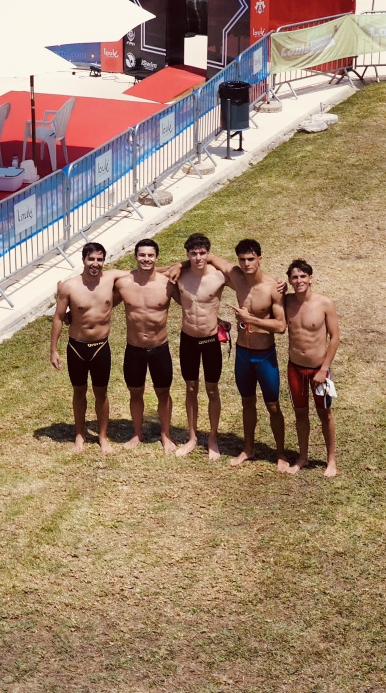
#> input picture fotos/originais/1d2b59bf-41b4-4b6e-89db-505eb9a5c9b9.jpg, 772 x 1386 px, found by its file name (shown at 1/2 size)
$ python preview.py
#> lines starting #> are read from the running program, lines starting #| are printed output that depends on the picture
#> `sheet = Image.new("RGB", (cell * 3, cell * 2 + 40), "white")`: sheet: PIL image 1860x1280 RGB; every value is 255
"""Grid previews (10% lines) of every source photo, 6 per sheet, to choose crops."""
import os, sys, json
from PIL import Image, ImageOps, ImageDraw, ImageFont

REPO = "/Users/vicentevaz/Documents/GitHub/cno/fotos"
WORK = os.path.dirname(os.path.abspath(__file__))
font = ImageFont.truetype("/System/Library/Fonts/Supplemental/Arial Bold.ttf", 18)
small = ImageFont.truetype("/System/Library/Fonts/Supplemental/Arial.ttf", 12)

def sources():
    out = []
    for d in ("originais", "facebook"):
        for f in sorted(os.listdir(os.path.join(REPO, d))):
            if f.startswith(".") or f.endswith(".md"):
                continue
            p = os.path.join(REPO, d, f)
            if f.lower().endswith(".heic"):
                p = os.path.join(WORK, "src", os.path.splitext(f)[0] + ".jpg")
            key = ("o:" if d == "originais" else "f:") + os.path.splitext(f)[0]
            out.append((key, p))
    return out

def load(p):
    im = Image.open(p)
#> im is the input picture: PIL image 772x1386 RGB; mean R, G, B 159.6, 132.5, 108.5
    im = ImageOps.exif_transpose(im)
    return im.convert("RGB")

if __name__ == "__main__":
    srcs = sources()
    json.dump(srcs, open(os.path.join(WORK, "sources.json"), "w"), indent=1)
    cell = 620
    for s in range(0, len(srcs), 6):
        sheet = Image.new("RGB", (cell * 3, cell * 2 + 40), "white")
        for k, (key, p) in enumerate(srcs[s:s + 6]):
            im = load(p)
            W, H = im.size
#> W = 772; H = 1386
            im.thumbnail((cell - 20, cell - 50))
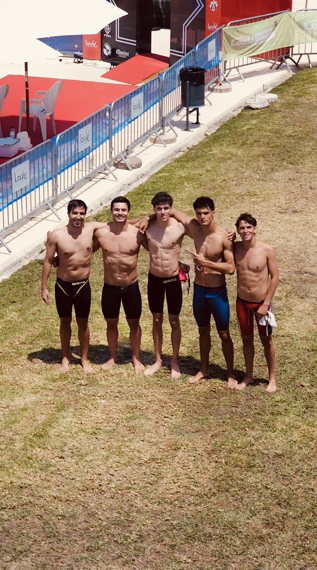
#> im: PIL image 317x570 RGB; mean R, G, B 159.6, 132.5, 108.5
            w, h = im.size
#> w = 317; h = 570
            d = ImageDraw.Draw(im)
            for i in range(1, 10):
                d.line([(w * i / 10, 0), (w * i / 10, h)], fill=(255, 255, 0), width=1)
                d.line([(0, h * i / 10), (w, h * i / 10)], fill=(255, 255, 0), width=1)
                d.text((w * i / 10 + 2, 2), str(i), fill=(255, 255, 0), font=small)
                d.text((2, h * i / 10 + 1), str(i), fill=(255, 255, 0), font=small)
            x, y = (k % 3) * cell + 10, (k // 3) * cell + 40
            sheet.paste(im, (x, y))
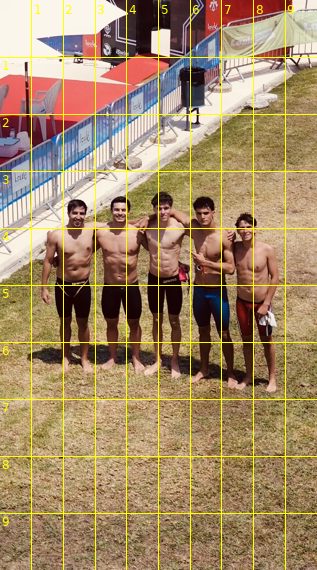
#> im: PIL image 317x570 RGB; mean R, G, B 164, 138.2, 103.6
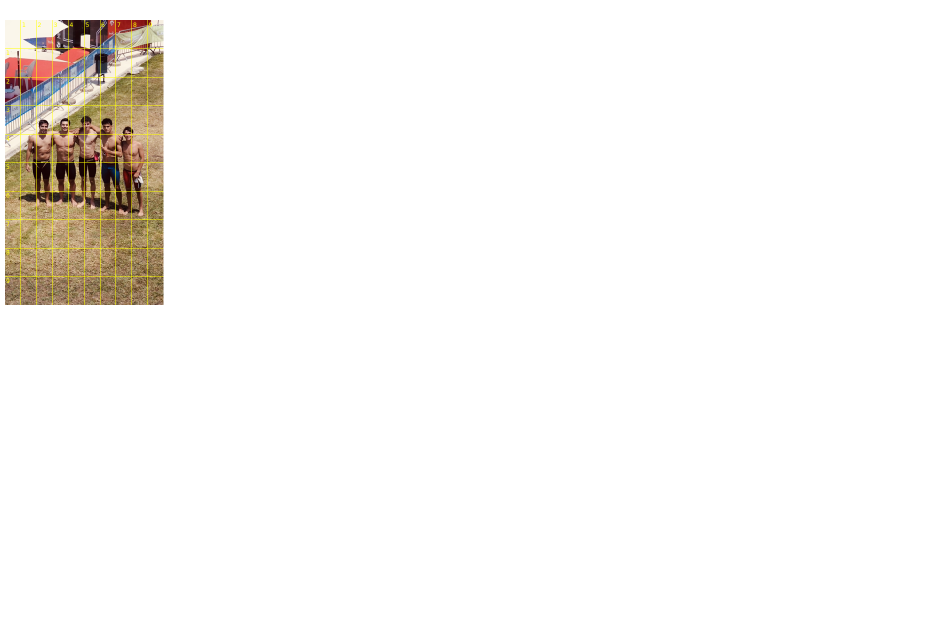
#> sheet: PIL image 1860x1280 RGB (shown at 1/2 size); mean R, G, B 248.1, 246.1, 243.5
            ImageDraw.Draw(sheet).text((x, y - 24), f"{key}  {W}x{H}", fill="black", font=font)
        sheet.save(os.path.join(WORK, f"grid_{s // 6:02d}.jpg"), quality=82)
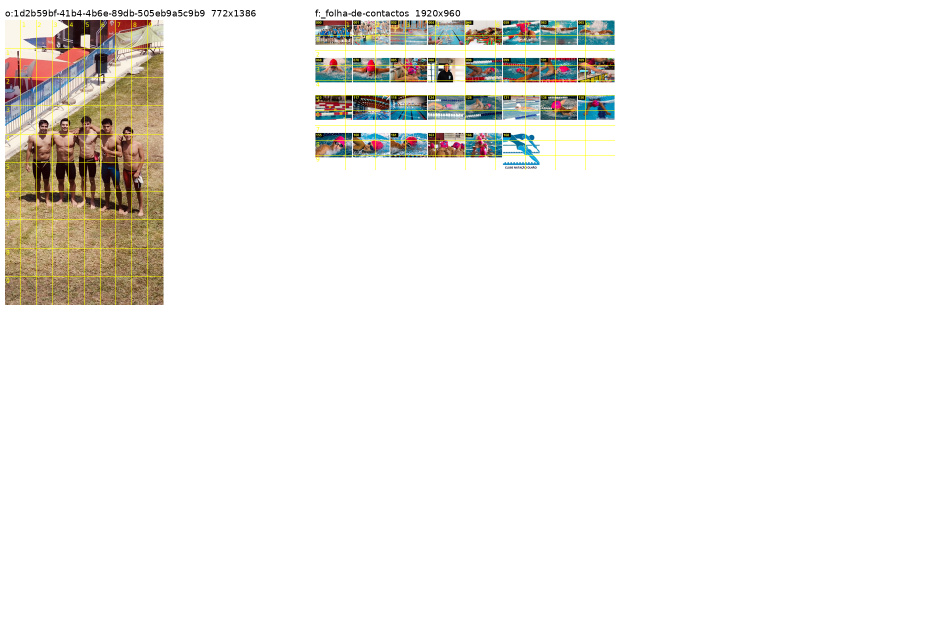
#> saved as grid_00.jpg: PIL image 1860x1280 RGB (shown at 1/2 size); mean R, G, B 241.6, 240, 236.7
    print(len(srcs))
